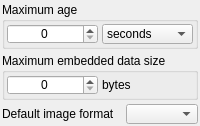
<?xml version="1.0" encoding="UTF-8"?>
<ui version="4.0">
 <class>XhtmlOptions</class>
 <widget class="QWidget" name="XhtmlOptions">
  <property name="geometry">
   <rect>
    <x>0</x>
    <y>0</y>
    <width>173</width>
    <height>122</height>
   </rect>
  </property>
  <property name="sizePolicy">
   <sizepolicy hsizetype="Expanding" vsizetype="Maximum">
    <horstretch>0</horstretch>
    <verstretch>0</verstretch>
   </sizepolicy>
  </property>
  <property name="windowTitle">
   <string>HTML options</string>
  </property>
  <layout class="QVBoxLayout" name="verticalLayout">
   <property name="spacing">
    <number>4</number>
   </property>
   <property name="leftMargin">
    <number>2</number>
   </property>
   <property name="topMargin">
    <number>2</number>
   </property>
   <property name="rightMargin">
    <number>2</number>
   </property>
   <property name="bottomMargin">
    <number>2</number>
   </property>
   <item>
    <widget class="QGroupBox" name="groupBox">
     <property name="title">
      <string>Maximum age</string>
     </property>
     <layout class="QHBoxLayout" name="horizontalLayout_2">
      <property name="spacing">
       <number>4</number>
      </property>
      <property name="leftMargin">
       <number>2</number>
      </property>
      <property name="topMargin">
       <number>2</number>
      </property>
      <property name="rightMargin">
       <number>2</number>
      </property>
      <property name="bottomMargin">
       <number>2</number>
      </property>
      <item>
       <widget class="QSpinBox" name="spbMaxAge">
        <property name="sizePolicy">
         <sizepolicy hsizetype="Preferred" vsizetype="Fixed">
          <horstretch>0</horstretch>
          <verstretch>0</verstretch>
         </sizepolicy>
        </property>
        <property name="minimumSize">
         <size>
          <width>60</width>
          <height>20</height>
         </size>
        </property>
        <property name="maximumSize">
         <size>
          <width>16777215</width>
          <height>16777215</height>
         </size>
        </property>
        <property name="inputMethodHints">
         <set>Qt::ImhDigitsOnly</set>
        </property>
        <property name="alignment">
         <set>Qt::AlignCenter</set>
        </property>
        <property name="maximum">
         <number>2147483647</number>
        </property>
        <property name="value">
         <number>0</number>
        </property>
       </widget>
      </item>
      <item>
       <widget class="QComboBox" name="cmbAgeUnits">
        <property name="sizePolicy">
         <sizepolicy hsizetype="Preferred" vsizetype="Fixed">
          <horstretch>0</horstretch>
          <verstretch>0</verstretch>
         </sizepolicy>
        </property>
        <property name="minimumSize">
         <size>
          <width>60</width>
          <height>20</height>
         </size>
        </property>
        <property name="maximumSize">
         <size>
          <width>16777215</width>
          <height>16777215</height>
         </size>
        </property>
        <item>
         <property name="text">
          <string notr="true">seconds</string>
         </property>
        </item>
        <item>
         <property name="text">
          <string notr="true">minutes</string>
         </property>
        </item>
        <item>
         <property name="text">
          <string notr="true">hours</string>
         </property>
        </item>
        <item>
         <property name="text">
          <string notr="true">days</string>
         </property>
        </item>
        <item>
         <property name="text">
          <string notr="true">weeks</string>
         </property>
        </item>
        <item>
         <property name="text">
          <string notr="true">months</string>
         </property>
        </item>
        <item>
         <property name="text">
          <string notr="true">years</string>
         </property>
        </item>
       </widget>
      </item>
     </layout>
    </widget>
   </item>
   <item>
    <widget class="QGroupBox" name="groupBox_2">
     <property name="title">
      <string>Maximum embedded data size </string>
     </property>
     <layout class="QHBoxLayout" name="horizontalLayout_3">
      <property name="spacing">
       <number>4</number>
      </property>
      <property name="leftMargin">
       <number>2</number>
      </property>
      <property name="topMargin">
       <number>2</number>
      </property>
      <property name="rightMargin">
       <number>2</number>
      </property>
      <property name="bottomMargin">
       <number>2</number>
      </property>
      <item>
       <widget class="QSpinBox" name="spbMaxEmbedDataSize">
        <property name="sizePolicy">
         <sizepolicy hsizetype="Preferred" vsizetype="Fixed">
          <horstretch>0</horstretch>
          <verstretch>0</verstretch>
         </sizepolicy>
        </property>
        <property name="minimumSize">
         <size>
          <width>60</width>
          <height>20</height>
         </size>
        </property>
        <property name="maximumSize">
         <size>
          <width>16777215</width>
          <height>16777215</height>
         </size>
        </property>
        <property name="alignment">
         <set>Qt::AlignCenter</set>
        </property>
        <property name="maximum">
         <number>65535</number>
        </property>
        <property name="value">
         <number>0</number>
        </property>
       </widget>
      </item>
      <item>
       <widget class="QLabel" name="lblBytes">
        <property name="text">
         <string notr="true">bytes</string>
        </property>
       </widget>
      </item>
     </layout>
    </widget>
   </item>
   <item>
    <layout class="QHBoxLayout" name="horizontalLayout">
     <item>
      <widget class="QLabel" name="lblDefImageFormat">
       <property name="sizePolicy">
        <sizepolicy hsizetype="Expanding" vsizetype="Preferred">
         <horstretch>0</horstretch>
         <verstretch>0</verstretch>
        </sizepolicy>
       </property>
       <property name="minimumSize">
        <size>
         <width>0</width>
         <height>0</height>
        </size>
       </property>
       <property name="text">
        <string>Default image format</string>
       </property>
      </widget>
     </item>
     <item>
      <widget class="QComboBox" name="cmbDefImageFormat">
       <property name="sizePolicy">
        <sizepolicy hsizetype="Preferred" vsizetype="Fixed">
         <horstretch>0</horstretch>
         <verstretch>0</verstretch>
        </sizepolicy>
       </property>
       <property name="minimumSize">
        <size>
         <width>60</width>
         <height>20</height>
        </size>
       </property>
      </widget>
     </item>
    </layout>
   </item>
  </layout>
 </widget>
 <resources/>
 <connections>
  <connection>
   <sender>spbMaxEmbedDataSize</sender>
   <signal>valueChanged(int)</signal>
   <receiver>XhtmlOptions</receiver>
   <slot>onMaxEmbedChanged(int)</slot>
   <hints>
    <hint type="sourcelabel">
     <x>228</x>
     <y>101</y>
    </hint>
    <hint type="destinationlabel">
     <x>188</x>
     <y>70</y>
    </hint>
   </hints>
  </connection>
  <connection>
   <sender>spbMaxAge</sender>
   <signal>valueChanged(int)</signal>
   <receiver>XhtmlOptions</receiver>
   <slot>onMaxAgeChanged(int)</slot>
   <hints>
    <hint type="sourcelabel">
     <x>228</x>
     <y>79</y>
    </hint>
    <hint type="destinationlabel">
     <x>188</x>
     <y>70</y>
    </hint>
   </hints>
  </connection>
 </connections>
 <slots>
  <slot>onMaxEmbedChanged(int)</slot>
  <slot>onMaxAgeChanged(int)</slot>
 </slots>
</ui>
